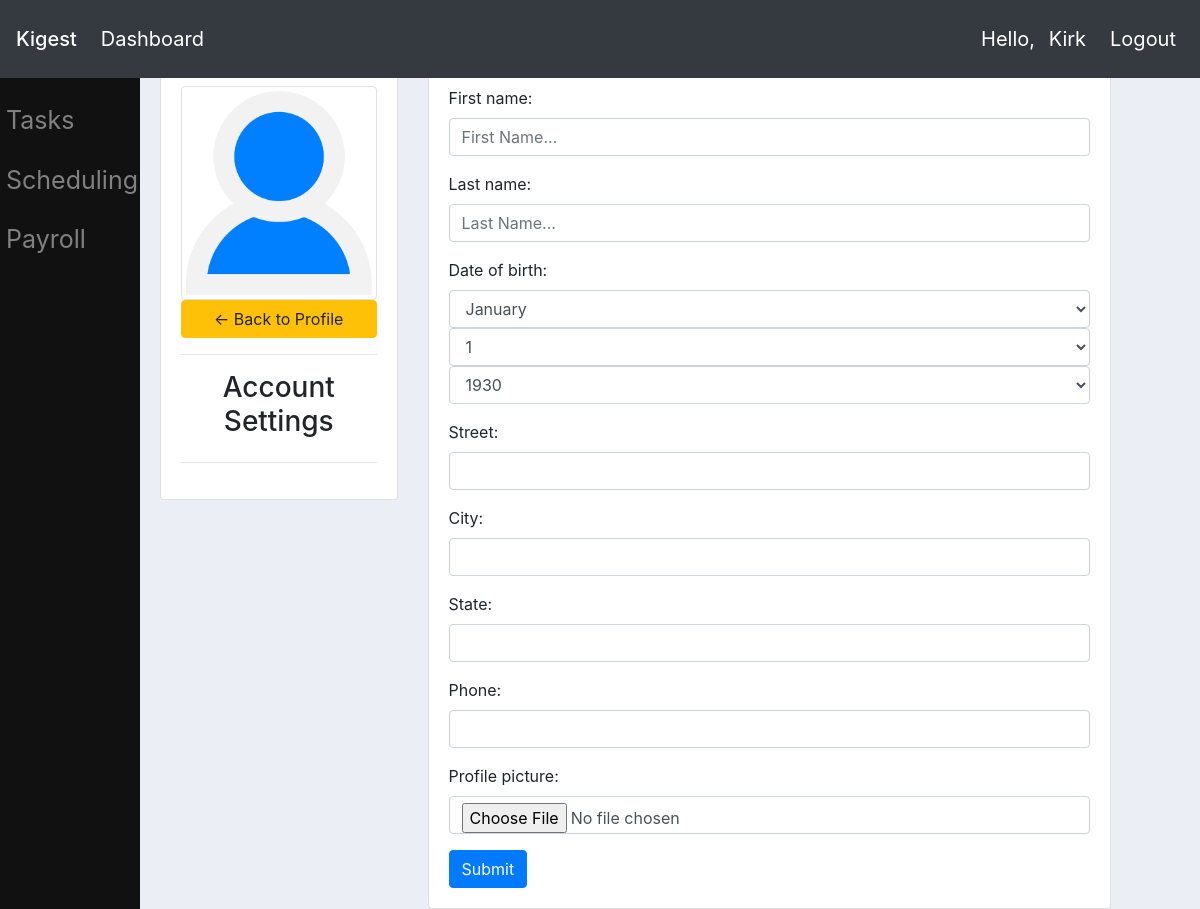
The page /profile/kirk/edit/ (signed in) on the database as committed earlier.
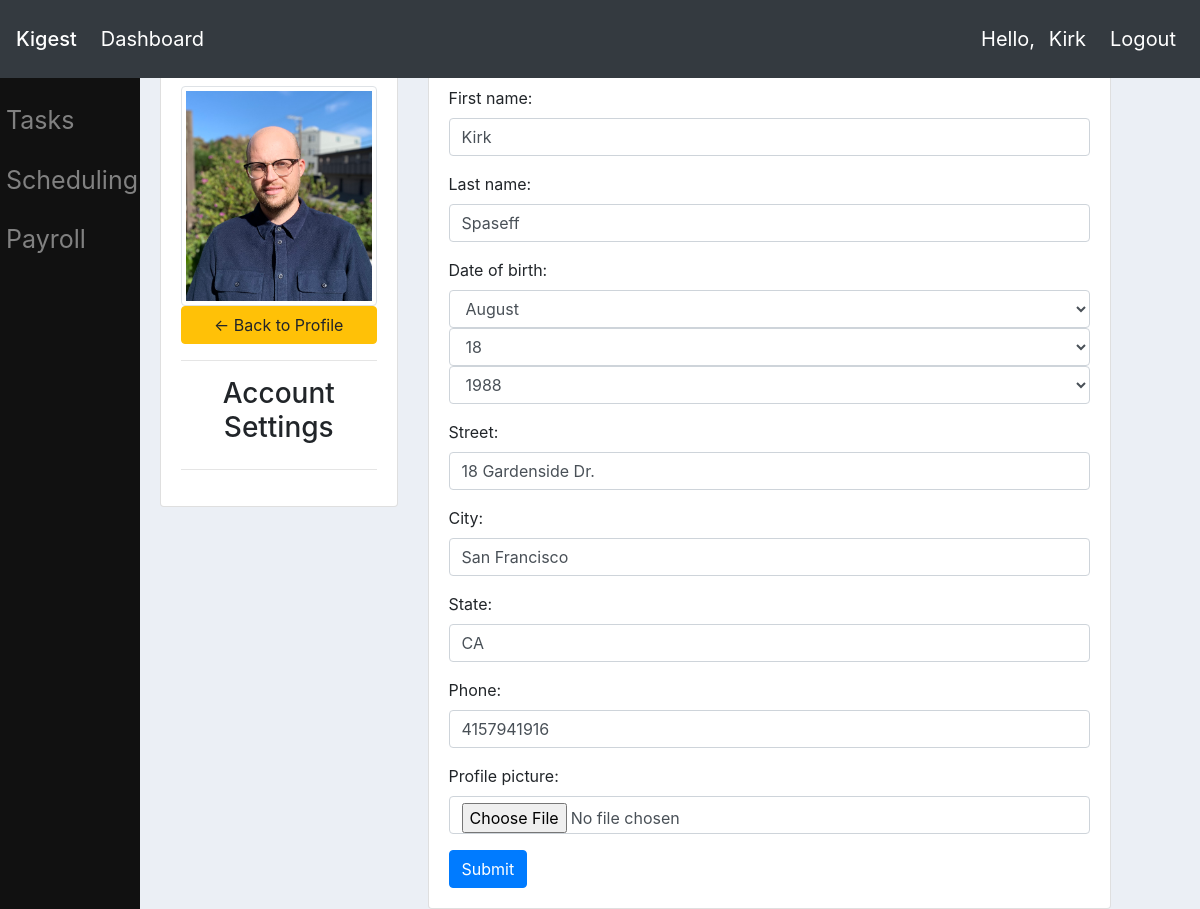
The same page on the database as committed later.
### userprofile/models.py (models this page shows, shortened)
class Employee(models.Model):
    user = models.OneToOneField(User, on_delete=models.CASCADE)
    first_name = models.CharField(max_length=15, default='')
    last_name = models.CharField(max_length=20, default='')
    date_of_birth = models.DateField(null=True, blank=True)
    is_active = models.BooleanField(default=False)
    profile_picture = models.ImageField(default="default.png")
    street = models.CharField(max_length=200, null=True, blank=True, verbose_name='Street Address')
    city = models.CharField(max_length=75, null=True, blank=True, verbose_name='City')
    state = models.CharField(max_length=2, null=True, blank=True, verbose_name='State')
    phone = models.CharField(max_length=20, null=True, blank=True, verbose_name='Telephone Number')
    postal_code = models.CharField(max_length=5, null=True, blank=True, verbose_name='Postal Code')

### userprofile/views.py (the view, shortened to what this page needs)
# urls.py: path('<str:username>/edit/', views.editprofileinformation, name='editprofile'),
def editprofileinformation(request, username):
    employee = Employee.objects.get(user=request.user)
    form = EmployeeProfileForm(instance=employee)
    context = {'form': form,
        'error': '',
        'employee': employee}
    if request.method=='GET':
        return render(request, 'userprofile/editprofile.html', context)

### userprofile/forms.py
class EmployeeProfileForm(ModelForm):
    class Meta:
        model = Employee
        fields = ['first_name', 'last_name', 'date_of_birth', 'street','city', 'state', 'phone', 'profile_picture']
    date_of_birth = forms.DateField(widget=SelectDateWidget(years=range(1930,2010), attrs={'class': 'form-control'}))
    first_name = forms.CharField(widget=forms.TextInput(attrs={'class': 'form-control',
    'placeholder': 'First Name...'}))
    last_name = forms.CharField(widget=forms.TextInput(attrs={'class': 'form-control',
    'placeholder': 'Last Name...'}))
    street = forms.CharField(widget=forms.TextInput(attrs={'class': 'form-control'}))
    city = forms.CharField(widget=forms.TextInput(attrs={'class': 'form-control'}))
    state = forms.CharField(widget=forms.TextInput(attrs={'class': 'form-control'}))
    phone = forms.CharField(widget=forms.TextInput(attrs={'class': 'form-control'}))
    profile_picture = forms.ImageField(widget=forms.FileInput(attrs={'class': 'form-control'}))

### userprofile/templates/userprofile/editprofile.html (shortened to what this page needs)
{% extends "website/main.html" %}
{% block content %}
<div class="row">
	<div class="col-md-3">
		<div class="card card-body">
            <img src="{{ employee.profile_picture.url }}" alt="Profile Picture" class="img-thumbnail">
			<a class="btn btn-warning" href="{% url 'profile:profile' request.user.username %}"> &#8592; Back to Profile</a>
			<hr>
			<h3 style="text-align: center">Account Settings</h3>
			<hr>
		</div>
	</div>
	<div class="col-md-8">
		<div class="card card-body">
            <form method="POST" action="" enctype="multipart/form-data">
                {{form.as_p}}
            <input class="btn btn-primary" type="submit" name="Update Information">
            </form>
		</div>
	</div>
</div>
{% endblock%}

Rows that differ between the two databases and show on the page:
changed Employee: profile_picture: picture added in place of a placeholder; first_name (not shown) → "Kirk"; last_name (not shown) → "Spaseff"; street (not shown) → "18 Gardenside Dr."; city (not shown) → "San Francisco"; state (not shown) → "CA"; phone (not shown) → "4157941916"
Other text that changed with them:
form field as_p: "January" → "August"
form field as_p: "1" → "18"
form field as_p: "1930" → "1988"
